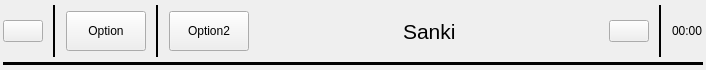
<?xml version="1.0" encoding="UTF-8"?>
<ui version="4.0">
 <class>statusBarC</class>
 <widget class="QWidget" name="statusBarC">
  <property name="geometry">
   <rect>
    <x>0</x>
    <y>0</y>
    <width>706</width>
    <height>70</height>
   </rect>
  </property>
  <property name="sizePolicy">
   <sizepolicy hsizetype="Expanding" vsizetype="Fixed">
    <horstretch>0</horstretch>
    <verstretch>0</verstretch>
   </sizepolicy>
  </property>
  <property name="minimumSize">
   <size>
    <width>0</width>
    <height>60</height>
   </size>
  </property>
  <property name="maximumSize">
   <size>
    <width>16777215</width>
    <height>70</height>
   </size>
  </property>
  <property name="windowTitle">
   <string>Form</string>
  </property>
  <layout class="QVBoxLayout" name="verticalLayout">
   <property name="spacing">
    <number>0</number>
   </property>
   <property name="leftMargin">
    <number>3</number>
   </property>
   <property name="topMargin">
    <number>5</number>
   </property>
   <property name="rightMargin">
    <number>3</number>
   </property>
   <property name="bottomMargin">
    <number>5</number>
   </property>
   <item>
    <layout class="QHBoxLayout" name="horizontalLayout_2">
     <property name="spacing">
      <number>0</number>
     </property>
     <property name="bottomMargin">
      <number>5</number>
     </property>
     <item>
      <widget class="QPushButton" name="ButtonExit">
       <property name="sizePolicy">
        <sizepolicy hsizetype="Fixed" vsizetype="Fixed">
         <horstretch>0</horstretch>
         <verstretch>0</verstretch>
        </sizepolicy>
       </property>
       <property name="minimumSize">
        <size>
         <width>0</width>
         <height>0</height>
        </size>
       </property>
       <property name="maximumSize">
        <size>
         <width>16777215</width>
         <height>16777215</height>
        </size>
       </property>
       <property name="text">
        <string/>
       </property>
       <property name="icon">
        <iconset resource="../Resources/sanki.qrc">
         <normaloff>:/icons/close.png</normaloff>:/icons/close.png</iconset>
       </property>
       <property name="iconSize">
        <size>
         <width>45</width>
         <height>45</height>
        </size>
       </property>
       <property name="flat">
        <bool>false</bool>
       </property>
      </widget>
     </item>
     <item>
      <spacer name="horizontalSpacerExit_3">
       <property name="orientation">
        <enum>Qt::Horizontal</enum>
       </property>
       <property name="sizeType">
        <enum>QSizePolicy::Fixed</enum>
       </property>
       <property name="sizeHint" stdset="0">
        <size>
         <width>10</width>
         <height>20</height>
        </size>
       </property>
      </spacer>
     </item>
     <item>
      <widget class="Line" name="lineExit">
       <property name="frameShadow">
        <enum>QFrame::Plain</enum>
       </property>
       <property name="lineWidth">
        <number>2</number>
       </property>
       <property name="midLineWidth">
        <number>5</number>
       </property>
       <property name="orientation">
        <enum>Qt::Vertical</enum>
       </property>
      </widget>
     </item>
     <item>
      <spacer name="horizontalSpacerExit_4">
       <property name="orientation">
        <enum>Qt::Horizontal</enum>
       </property>
       <property name="sizeType">
        <enum>QSizePolicy::Fixed</enum>
       </property>
       <property name="sizeHint" stdset="0">
        <size>
         <width>10</width>
         <height>20</height>
        </size>
       </property>
      </spacer>
     </item>
     <item>
      <widget class="QPushButton" name="ButtonOption">
       <property name="sizePolicy">
        <sizepolicy hsizetype="Minimum" vsizetype="Expanding">
         <horstretch>0</horstretch>
         <verstretch>0</verstretch>
        </sizepolicy>
       </property>
       <property name="minimumSize">
        <size>
         <width>0</width>
         <height>0</height>
        </size>
       </property>
       <property name="maximumSize">
        <size>
         <width>16777215</width>
         <height>40</height>
        </size>
       </property>
       <property name="font">
        <font>
         <pointsize>9</pointsize>
        </font>
       </property>
       <property name="text">
        <string>Option</string>
       </property>
       <property name="icon">
        <iconset>
         <normaloff>:/icons/folder.png</normaloff>:/icons/folder.png</iconset>
       </property>
       <property name="iconSize">
        <size>
         <width>40</width>
         <height>40</height>
        </size>
       </property>
      </widget>
     </item>
     <item>
      <spacer name="horizontalSpacer_3">
       <property name="orientation">
        <enum>Qt::Horizontal</enum>
       </property>
       <property name="sizeType">
        <enum>QSizePolicy::Fixed</enum>
       </property>
       <property name="sizeHint" stdset="0">
        <size>
         <width>10</width>
         <height>20</height>
        </size>
       </property>
      </spacer>
     </item>
     <item>
      <widget class="Line" name="lineOption_2">
       <property name="frameShadow">
        <enum>QFrame::Plain</enum>
       </property>
       <property name="lineWidth">
        <number>2</number>
       </property>
       <property name="orientation">
        <enum>Qt::Vertical</enum>
       </property>
      </widget>
     </item>
     <item>
      <spacer name="horizontalSpacer_4">
       <property name="orientation">
        <enum>Qt::Horizontal</enum>
       </property>
       <property name="sizeType">
        <enum>QSizePolicy::Fixed</enum>
       </property>
       <property name="sizeHint" stdset="0">
        <size>
         <width>10</width>
         <height>20</height>
        </size>
       </property>
      </spacer>
     </item>
     <item>
      <widget class="QPushButton" name="ButtonOption_2">
       <property name="sizePolicy">
        <sizepolicy hsizetype="Minimum" vsizetype="Expanding">
         <horstretch>0</horstretch>
         <verstretch>0</verstretch>
        </sizepolicy>
       </property>
       <property name="minimumSize">
        <size>
         <width>0</width>
         <height>0</height>
        </size>
       </property>
       <property name="maximumSize">
        <size>
         <width>16777215</width>
         <height>40</height>
        </size>
       </property>
       <property name="font">
        <font>
         <pointsize>9</pointsize>
        </font>
       </property>
       <property name="text">
        <string>Option2</string>
       </property>
       <property name="icon">
        <iconset>
         <normaloff>:/icons/folder.png</normaloff>:/icons/folder.png</iconset>
       </property>
       <property name="iconSize">
        <size>
         <width>40</width>
         <height>40</height>
        </size>
       </property>
      </widget>
     </item>
     <item>
      <spacer name="horizontalSpacer">
       <property name="orientation">
        <enum>Qt::Horizontal</enum>
       </property>
       <property name="sizeHint" stdset="0">
        <size>
         <width>40</width>
         <height>20</height>
        </size>
       </property>
      </spacer>
     </item>
     <item>
      <widget class="QLabel" name="LabelStatus">
       <property name="font">
        <font>
         <pointsize>16</pointsize>
        </font>
       </property>
       <property name="text">
        <string>Sanki</string>
       </property>
      </widget>
     </item>
     <item>
      <spacer name="horizontalSpacer_2">
       <property name="orientation">
        <enum>Qt::Horizontal</enum>
       </property>
       <property name="sizeHint" stdset="0">
        <size>
         <width>40</width>
         <height>20</height>
        </size>
       </property>
      </spacer>
     </item>
     <item>
      <widget class="QPushButton" name="ButtonSettings">
       <property name="sizePolicy">
        <sizepolicy hsizetype="Fixed" vsizetype="Fixed">
         <horstretch>0</horstretch>
         <verstretch>0</verstretch>
        </sizepolicy>
       </property>
       <property name="text">
        <string/>
       </property>
       <property name="icon">
        <iconset resource="../Resources/sanki.qrc">
         <normaloff>:/icons/settings.png</normaloff>:/icons/settings.png</iconset>
       </property>
       <property name="iconSize">
        <size>
         <width>40</width>
         <height>40</height>
        </size>
       </property>
      </widget>
     </item>
     <item>
      <spacer name="horizontalSpacerTime_5">
       <property name="orientation">
        <enum>Qt::Horizontal</enum>
       </property>
       <property name="sizeType">
        <enum>QSizePolicy::Fixed</enum>
       </property>
       <property name="sizeHint" stdset="0">
        <size>
         <width>10</width>
         <height>20</height>
        </size>
       </property>
      </spacer>
     </item>
     <item>
      <widget class="Line" name="LineTime">
       <property name="frameShadow">
        <enum>QFrame::Plain</enum>
       </property>
       <property name="lineWidth">
        <number>2</number>
       </property>
       <property name="orientation">
        <enum>Qt::Vertical</enum>
       </property>
      </widget>
     </item>
     <item>
      <spacer name="horizontalSpacerTime_6">
       <property name="orientation">
        <enum>Qt::Horizontal</enum>
       </property>
       <property name="sizeType">
        <enum>QSizePolicy::Fixed</enum>
       </property>
       <property name="sizeHint" stdset="0">
        <size>
         <width>10</width>
         <height>20</height>
        </size>
       </property>
      </spacer>
     </item>
     <item>
      <widget class="QLabel" name="labelTime">
       <property name="sizePolicy">
        <sizepolicy hsizetype="Preferred" vsizetype="Expanding">
         <horstretch>0</horstretch>
         <verstretch>0</verstretch>
        </sizepolicy>
       </property>
       <property name="font">
        <font>
         <pointsize>9</pointsize>
        </font>
       </property>
       <property name="text">
        <string>00:00</string>
       </property>
      </widget>
     </item>
    </layout>
   </item>
   <item>
    <widget class="Line" name="line_2">
     <property name="sizePolicy">
      <sizepolicy hsizetype="Minimum" vsizetype="Fixed">
       <horstretch>0</horstretch>
       <verstretch>0</verstretch>
      </sizepolicy>
     </property>
     <property name="minimumSize">
      <size>
       <width>0</width>
       <height>0</height>
      </size>
     </property>
     <property name="layoutDirection">
      <enum>Qt::LeftToRight</enum>
     </property>
     <property name="frameShadow">
      <enum>QFrame::Plain</enum>
     </property>
     <property name="lineWidth">
      <number>4</number>
     </property>
     <property name="midLineWidth">
      <number>0</number>
     </property>
     <property name="orientation">
      <enum>Qt::Horizontal</enum>
     </property>
    </widget>
   </item>
  </layout>
 </widget>
 <resources>
  <include location="../Resources/sanki.qrc"/>
 </resources>
 <connections/>
</ui>
